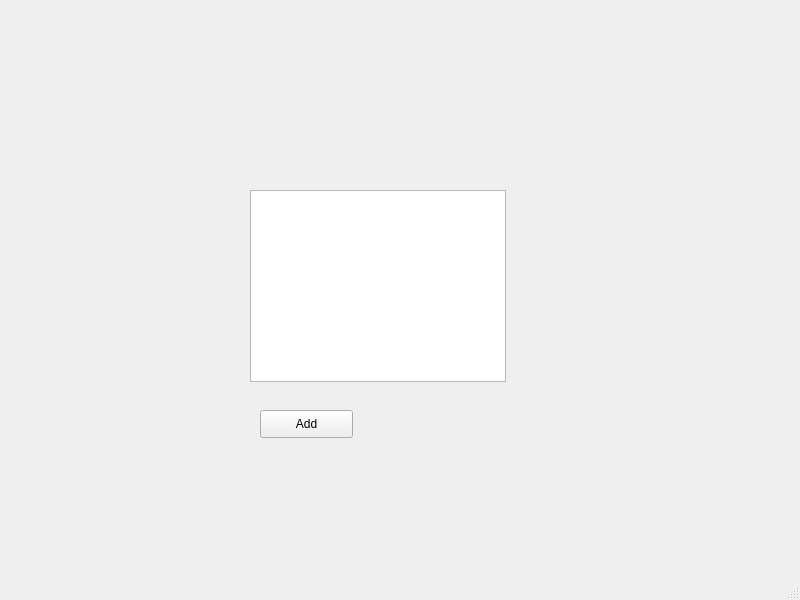
<?xml version="1.0" encoding="UTF-8"?>
<ui version="4.0">
 <class>MainWindow</class>
 <widget class="QMainWindow" name="MainWindow">
  <property name="geometry">
   <rect>
    <x>0</x>
    <y>0</y>
    <width>800</width>
    <height>600</height>
   </rect>
  </property>
  <property name="windowTitle">
   <string>MainWindow</string>
  </property>
  <widget class="QWidget" name="centralwidget">
   <widget class="QTableWidget" name="tblStudent">
    <property name="geometry">
     <rect>
      <x>250</x>
      <y>190</y>
      <width>256</width>
      <height>192</height>
     </rect>
    </property>
   </widget>
   <widget class="QPushButton" name="btnOpen">
    <property name="geometry">
     <rect>
      <x>260</x>
      <y>410</y>
      <width>93</width>
      <height>28</height>
     </rect>
    </property>
    <property name="text">
     <string>Add</string>
    </property>
   </widget>
  </widget>
  <widget class="QMenuBar" name="menubar">
   <property name="geometry">
    <rect>
     <x>0</x>
     <y>0</y>
     <width>800</width>
     <height>26</height>
    </rect>
   </property>
  </widget>
  <widget class="QStatusBar" name="statusbar"/>
 </widget>
 <resources/>
 <connections/>
</ui>
